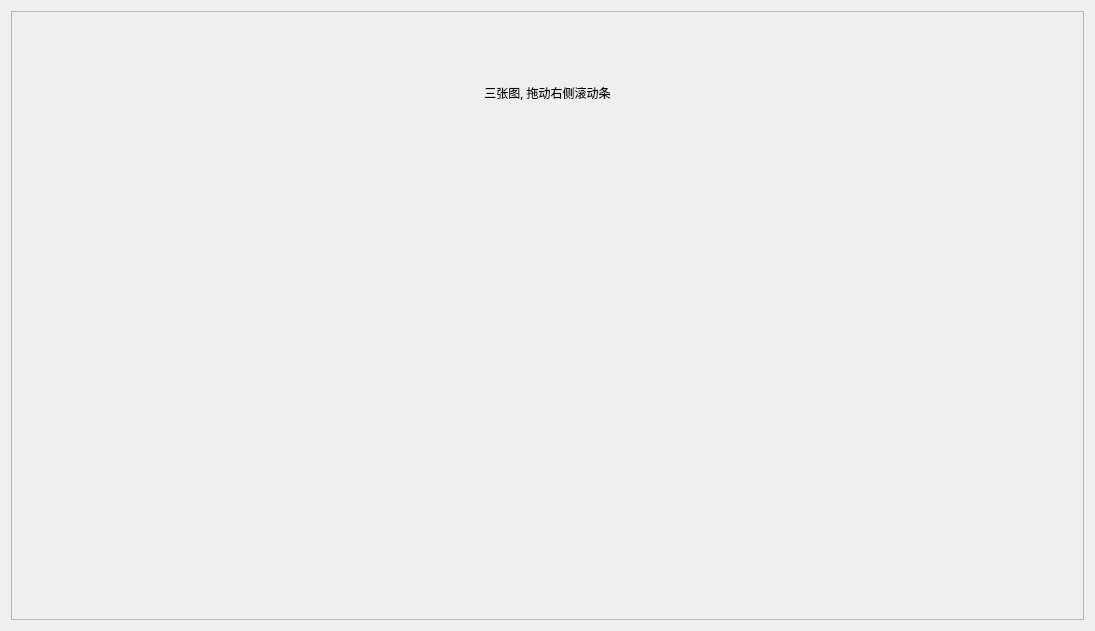
<?xml version="1.0" encoding="UTF-8"?>
<ui version="4.0">
 <class>UserTipDlgClass</class>
 <widget class="QDialog" name="UserTipDlgClass">
  <property name="geometry">
   <rect>
    <x>0</x>
    <y>0</y>
    <width>1095</width>
    <height>631</height>
   </rect>
  </property>
  <property name="windowTitle">
   <string>使用方法</string>
  </property>
  <layout class="QVBoxLayout" name="verticalLayout">
   <item>
    <widget class="QScrollArea" name="scrollArea">
     <property name="widgetResizable">
      <bool>true</bool>
     </property>
     <widget class="QWidget" name="scrollAreaWidgetContents">
      <property name="geometry">
       <rect>
        <x>0</x>
        <y>0</y>
        <width>1050</width>
        <height>1817</height>
       </rect>
      </property>
      <layout class="QVBoxLayout" name="verticalLayout_2">
       <item>
        <widget class="QLabel" name="label_4">
         <property name="font">
          <font>
           <family>新宋体</family>
          </font>
         </property>
         <property name="text">
          <string>三张图, 拖动右侧滚动条</string>
         </property>
         <property name="alignment">
          <set>Qt::AlignCenter</set>
         </property>
        </widget>
       </item>
       <item>
        <widget class="QLabel" name="label">
         <property name="text">
          <string/>
         </property>
         <property name="pixmap">
          <pixmap resource="usertipdlg.qrc">:/png/res/OTM.png</pixmap>
         </property>
        </widget>
       </item>
       <item>
        <widget class="QLabel" name="label_2">
         <property name="text">
          <string/>
         </property>
         <property name="pixmap">
          <pixmap resource="usertipdlg.qrc">:/png/res/OTT.png</pixmap>
         </property>
        </widget>
       </item>
       <item>
        <widget class="QLabel" name="label_3">
         <property name="text">
          <string/>
         </property>
         <property name="pixmap">
          <pixmap resource="usertipdlg.qrc">:/png/res/OTE.png</pixmap>
         </property>
        </widget>
       </item>
      </layout>
     </widget>
    </widget>
   </item>
  </layout>
 </widget>
 <resources>
  <include location="usertipdlg.qrc"/>
 </resources>
 <connections/>
</ui>
